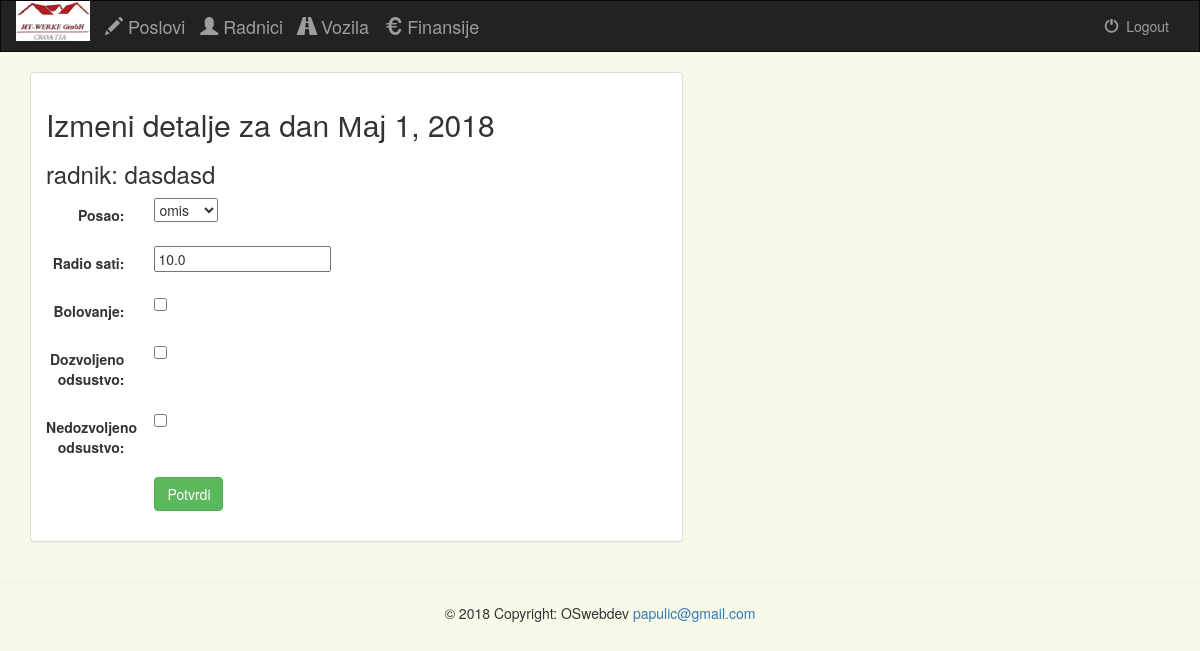
Page /administracija/azuriranje_dana/89/ on the earlier database version.
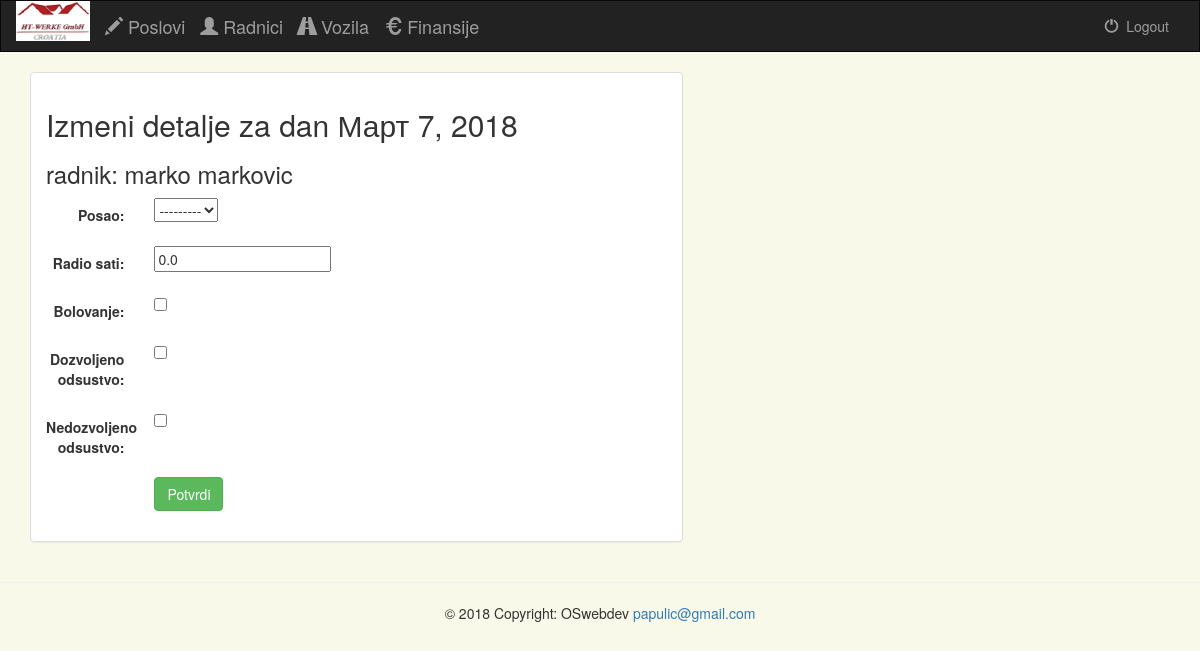
Same page on the later database version.
### projects/models.py (models this page shows, shortened)
class Dan(models.Model):
    datum = models.DateField()
    radnik = models.ForeignKey(Radnik)
    posao = models.ForeignKey(Poslovi, null=True, blank=True)
    radio_sati = models.FloatField(max_length=10, default=0.0)
    bolovanje = models.BooleanField(default=False)
    dozvoljeno_odsustvo = models.BooleanField(default=False)
    nedozvoljeno_odsustvo = models.BooleanField(default=False)
    class Meta:
        verbose_name_plural = "Dani"

class Radnik(models.Model):
    ime = models.CharField(max_length=50)
    oib = models.IntegerField()
    broj_telefona = models.CharField(max_length=30, blank=True)
    broj_odela = models.IntegerField(default=None, null=True, blank=True)
    broj_cipela = models.IntegerField(default=None, null=True, blank=True)
    poceo_raditi = models.DateField()
    ugovor_vazi_do = models.DateField()
    satnica = models.FloatField(max_length=10)
    zaduzena_oprema = models.CharField(max_length=100, blank=True)
    dostupan = models.BooleanField(default=True)
    posao = models.ForeignKey(Poslovi, null=True, blank=True)
    u_radnom_odnosu = models.BooleanField(default=True)
    zanimanja = models.ManyToManyField(Zanimanja)
    dana_do_isteka_ugovora = models.IntegerField(default=None, null=True, blank=True)
    komentar = models.CharField(max_length=500, blank=True)
    class Meta:
        verbose_name_plural = "Radnici"

### projects/views.py (the view, shortened to what this page needs)
# urls.py: url(r'^azuriranje_dana/(?P<dan_id>[0-9]+)/$', views.dan_update, name='dan-update'),
def dan_update(request, dan_id):
    instance = Dan.objects.get(pk=dan_id)
    form = DanForm(request.POST or None, instance=instance)
    context = {
        "form": form,
        'dan_id': dan_id,
        'instance': instance
    }
    return render(request, 'projects/dan_update.html', context)

### projects/forms.py
class DanForm(forms.ModelForm):
    class Meta:
        model = Dan
        fields = ['posao', 'radio_sati', 'bolovanje', 'dozvoljeno_odsustvo', 'nedozvoljeno_odsustvo']

### projects/models.py (called while the page is built)
    def __unicode__(self):
        return self.ime

### projects/templates/projects/dan_update.html (shortened to what this page needs)
{% extends 'projects/base.html' %}
{% block content %}
<div class="container">
    <div class="row">
        <div class="col-sm-12 col-md-7">
            <div class="panel panel-default">
                <div class="panel-body">
                    <h2>Izmeni detalje za dan  {{ instance.datum }}</h2>
                    <h3>radnik:  {{ instance.radnik.ime }}</h3>
                    <form class="form-horizontal" role="form" action="" method="post" enctype="multipart/form-data">
                        {% include 'projects/form_template.html' %}
                        <div class="form-group">
                            <div class="col-sm-offset-2 col-sm-10">
                                <button type="submit" class="btn btn-success">Potvrdi</button>
                            </div>
                        </div>
                    </form>
                </div>
            </div>
        </div>
    </div>
</div>
{% endblock %}

### projects/templates/projects/form_template.html (shortened to what this page needs)
{% for field in form %}
    <div class="form-group">
        <div class="col-sm-offset-2 col-sm-10">
        </div>
        <label class="control-label col-sm-2">{{ field.label_tag }}</label>
        <div class="col-sm-10">{{ field }}</div>
    </div>
{% endfor %}

Differences in the rows shown:
changed Dan: datum "Мај 1, 2018" → "Март 7, 2018"; radnik.ime "dasdasd" → "marko markovic"; posao "omis" → "---------"; radio_sati "10.0" → "0.0"
